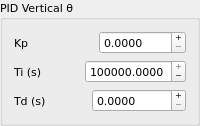
           <widget class="QGroupBox" name="groupbox_pid1">
            <property name="sizePolicy">
             <sizepolicy hsizetype="Preferred" vsizetype="Fixed">
              <horstretch>0</horstretch>
              <verstretch>100</verstretch>
             </sizepolicy>
            </property>
            <property name="font">
             <font>
              <family>DejaVu Sans</family>
              <pointsize>8</pointsize>
             </font>
            </property>
            <property name="title">
             <string>PID Vertical θ</string>
            </property>
            <layout class="QVBoxLayout" name="verticalLayout_6">
             <item>
              <layout class="QHBoxLayout" name="horizontalLayout_4">
               <property name="sizeConstraint">
                <enum>QLayout::SetMinimumSize</enum>
               </property>
               <item>
                <widget class="QLabel" name="label_4">
                 <property name="font">
                  <font>
                   <family>DejaVu Sans</family>
                   <pointsize>8</pointsize>
                  </font>
                 </property>
                 <property name="text">
                  <string>Kp</string>
                 </property>
                </widget>
               </item>
               <item>
                <widget class="xgdoublespinbox" name="pid1_sb_kp">
                 <property name="font">
                  <font>
                   <family>DejaVu Sans</family>
                   <pointsize>8</pointsize>
                  </font>
                 </property>
                 <property name="buttonSymbols">
                  <enum>QAbstractSpinBox::PlusMinus</enum>
                 </property>
                 <property name="decimals">
                  <number>4</number>
                 </property>
                 <property name="maximum">
                  <double>1000.000000000000000</double>
                 </property>
                 <property name="singleStep">
                  <double>1.000000000000000</double>
                 </property>
                 <property name="stepType">
                  <enum>QAbstractSpinBox::AdaptiveDecimalStepType</enum>
                 </property>
                 <property name="value">
                  <double>0.000000000000000</double>
                 </property>
                </widget>
               </item>
              </layout>
             </item>
             <item>
              <layout class="QHBoxLayout" name="horizontalLayout_5">
               <property name="sizeConstraint">
                <enum>QLayout::SetMinimumSize</enum>
               </property>
               <item>
                <widget class="QLabel" name="label_5">
                 <property name="font">
                  <font>
                   <family>DejaVu Sans</family>
                   <pointsize>8</pointsize>
                  </font>
                 </property>
                 <property name="text">
                  <string>Ti (s)</string>
                 </property>
                </widget>
               </item>
               <item>
                <widget class="xgdoublespinbox" name="pid1_sb_ki">
                 <property name="font">
                  <font>
                   <family>DejaVu Sans</family>
                   <pointsize>8</pointsize>
                  </font>
                 </property>
                 <property name="buttonSymbols">
                  <enum>QAbstractSpinBox::PlusMinus</enum>
                 </property>
                 <property name="decimals">
                  <number>4</number>
                 </property>
                 <property name="maximum">
                  <double>1000000.000000000000000</double>
                 </property>
                 <property name="singleStep">
                  <double>0.100000000000000</double>
                 </property>
                 <property name="stepType">
                  <enum>QAbstractSpinBox::AdaptiveDecimalStepType</enum>
                 </property>
                 <property name="value">
                  <double>1000000.000000000000000</double>
                 </property>
                </widget>
               </item>
              </layout>
             </item>
             <item>
              <layout class="QHBoxLayout" name="horizontalLayout_6">
               <property name="sizeConstraint">
                <enum>QLayout::SetMinimumSize</enum>
               </property>
               <item>
                <widget class="QLabel" name="label_3">
                 <property name="font">
                  <font>
                   <family>DejaVu Sans</family>
                   <pointsize>8</pointsize>
                  </font>
                 </property>
                 <property name="text">
                  <string>Td (s)</string>
                 </property>
                </widget>
               </item>
               <item>
                <widget class="xgdoublespinbox" name="pid1_sb_kd">
                 <property name="font">
                  <font>
                   <family>DejaVu Sans</family>
                   <pointsize>8</pointsize>
                  </font>
                 </property>
                 <property name="buttonSymbols">
                  <enum>QAbstractSpinBox::PlusMinus</enum>
                 </property>
                 <property name="prefix">
                  <string/>
                 </property>
                 <property name="decimals">
                  <number>4</number>
                 </property>
                 <property name="maximum">
                  <double>10000.000000000000000</double>
                 </property>
                 <property name="singleStep">
                  <double>1.000000000000000</double>
                 </property>
                 <property name="stepType">
                  <enum>QAbstractSpinBox::AdaptiveDecimalStepType</enum>
                 </property>
                 <property name="value">
                  <double>0.000000000000000</double>
                 </property>
                </widget>
               </item>
              </layout>
             </item>
            </layout>
           </widget>
